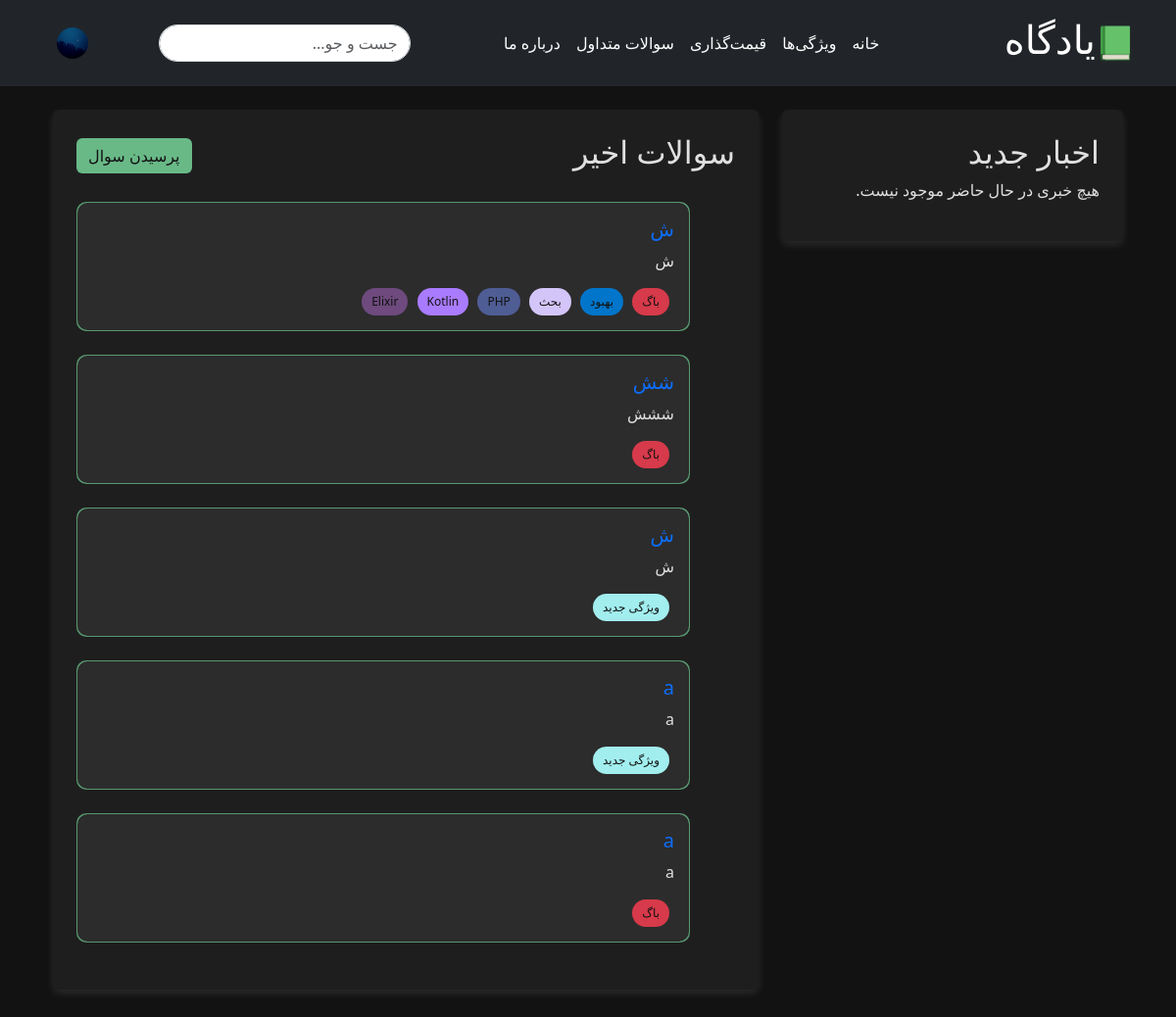
The app's page / (signed in) with its own data.
### home/models.py (models this page shows, shortened)
class Question(models.Model):
    title = models.CharField(max_length=255)
    content = models.TextField()
    created_at = models.DateTimeField(auto_now_add=True)
    user = models.ForeignKey(User, on_delete=models.SET_NULL, null=True, blank=True)
    likes_count = models.ManyToManyField(
        User, related_name="liked_questions", blank=True
    )
    dislikes_count = models.ManyToManyField(
        User, related_name="disliked_questions", blank=True
    )
    labels = models.ManyToManyField(Label, related_name="questions", blank=True)  # Many-to-many relationship with labels

class Label(models.Model):
    name = models.CharField(max_length=100, unique=True)
    color = models.CharField(max_length=7, default="#000000")  # Hex color code
    def __str__(self):
        return self.name

### home/views.py (the view)
# urls.py: path("", home_view, name="index"),  # Home page
def home_view(request):
    questions = Question.objects.prefetch_related('labels').all().order_by("-created_at")[:5]
    news_items = News.objects.filter(is_active=True).order_by("-published_at")[:5]
    print(questions[0].labels.all())  # چاپ لیبل‌های سوال اول
    return render(
        request, "index.html", {
            "questions": questions,
            "news_items": news_items
        }
    )

### home/templatetags/custom_filters.py (called while the page is built)
@register.filter
def jalali_date(value):
    if value:
        return jdatetime.date.fromgregorian(date=value).strftime("%d %B")
    return value

### home/templates/index.html (shortened to what this page needs)
{% extends 'base.html' %}
{% block content %}
{% load custom_filters %}
<div class="container my-4">
    <div class="row">
        <div class="col-md-4 mb-4">
            <div class="news-section shadow-box p-4 rounded">
                <h2>اخبار جدید</h2>
                {% if news_items %}
                    {% for news in news_items %}
                        <div class="card mb-3">
                            <div class="card-body">
                                <h5 class="card-title">{{ news.title }}</h5>
                                <p class="card-text">{{ news.content|truncatewords:20 }}</p>
                                <p class="text-muted small">تاریخ انتشار: {{ news.published_at|jalali_date }}</p>
                            </div>
                        </div>
                    {% endfor %}
                {% else %}
                    <p>هیچ خبری در حال حاضر موجود نیست.</p>
                {% endif %}
            </div>
        </div>
        <div class="col-md-8">
            <div class="main-content shadow-box p-4 rounded">
                <div class="d-flex justify-content-between align-items-center mb-4">
                    <h2>سوالات اخیر</h2>
                    {% if user.is_authenticated %}
                        <a href="{% url 'ask_question' %}" class="btn btn-primary">پرسیدن سوال</a>
                    {% else %}
                        <p>برای پرسیدن سوال، لطفاً <a href="{% url 'login' %}">وارد حساب کاربری خود شوید</a>.</p>
                    {% endif %}
                </div>
                <div id="recent-questions">
                    {% if questions %}
                        {% for question in questions %}
                            <div class="d-flex mb-4 align-items-start">
                                <div class="d-flex align-items-center me-3">
                                    <div class="date-box">
                                    </div>
                                </div>
                                <div class="card flex-grow-1">
                                    <div class="card-body">
                                        <h5 class="card-title">
                                            <a href="{% url 'question_detail' question.id %}" class="text-decoration-none text-primary">{{ question.title }}</a>
                                        </h5>
                                        <p class="card-text">{{ question.content|striptags|truncatewords:20 }}</p>
                                        <div class="mt-2">
                                            {% for label in question.labels.all %}
                                                <span class="label" style="background-color: {{ label.color }}">{{ label.name }}</span>
                                            {% endfor %}
                                        </div>
                                    </div>
                                </div>
                            </div>
                        {% endfor %}
                    {% else %}
                        <p>هیچ سوالی ارسال نشده است.</p>
                    {% endif %}
                </div>
            </div>
        </div>
    </div>
</div>
{% endblock %}

### home/templates/index.html (style rules this page uses)
body { background-color: #121212; color: #e0e0e0; }
a { color: #bb86fc; text-decoration: none; }
.shadow-box { box-shadow: 0px 4px 8px rgba(255, 255, 255, 0.1); }
.rounded { border-radius: 10px; }
.news-section, .main-content { background-color: #1e1e1e; margin-bottom: 20px; color: #e0e0e0; }
.card-body { background-color: #2c2c2c; color: #e0e0e0; border-radius: 10px; padding: 15px; }
.date-box { width: 45px; height: 130px; display: flex; align-items: center; justify-content: center; font-size: 12px; color: #bbbbbb; text-align: center; margin-right: -25px; }
.label { display: inline-block; padding: 5px 10px; margin-right: 5px; border-radius: 20px; background-color: #03dac6; color: #121212; font-size: 12px; }
.btn-primary { background-color: #69b987; border: none; color: #121212; }
.card { background-color: #69b987; border-radius: 10px; }
.d-flex.mb-4.align-items-start { gap: 10px; }

### records on screen
Question: title "ش", content "ش"
Label: name "باگ"
Label: name "بهبود"
Label: name "بحث"
Label: name "PHP"
Label: name "Kotlin"
Label: name "Elixir"
Question: title "شش", content "ششش"
Question: title "ش", content "ش"
Label: name "ویژگی جدید"
Question: title "a", content "a"
Question: title "a", content "a"
